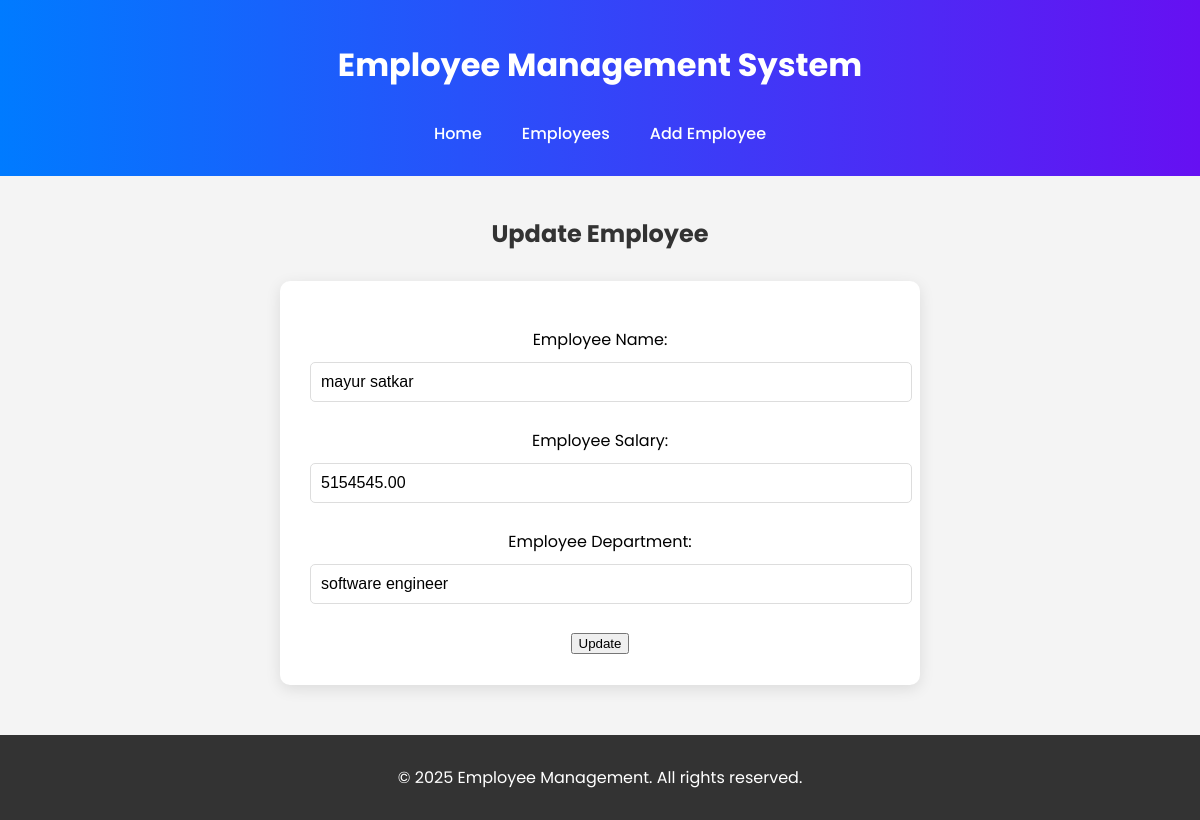
/employees/update/4/, run on the app's committed database.
### testapp/models.py (models this page shows, shortened)
class Employee(models.Model):
    emp_id = models.AutoField(primary_key=True)
    emp_name = models.CharField(max_length=100)
    emp_salary = models.DecimalField(max_digits=10, decimal_places=2)
    emp_department = models.CharField(max_length=100)

### testapp/views.py (the view, shortened to what this page needs)
# urls.py: path('employees/update/<int:pk>/', EmployeeUpdateView.as_view(), name='employee_update'),
class EmployeeUpdateView(TemplateView):
    template_name = 'pages/employee_update.html'
    def get_context_data(self, **kwargs):
        context = super().get_context_data(**kwargs)
        employee_id = self.kwargs.get('pk')
        employee = get_object_or_404(Employee, pk=employee_id)
        context['form'] = EmployeeForm(instance=employee)
        return context

### testapp/forms.py (shortened to what this page needs)
class EmployeeForm(forms.ModelForm):
    class Meta:
        model = Employee
        fields = ['emp_name', 'emp_salary', 'emp_department']
    def __init__(self, *args, **kwargs):
        super().__init__(*args, **kwargs)
        self.fields['emp_name'].widget.attrs.update({'class': 'form-control'})
        self.fields['emp_salary'].widget.attrs.update({'class': 'form-control'})
        self.fields['emp_department'].widget.attrs.update({'class': 'form-control'})
        self.fields['emp_name'].label = "Employee Name"
        self.fields['emp_salary'].label = "Employee Salary"
        self.fields['emp_department'].label = "Employee Department"

### testapp/templates/pages/employee_update.html (shortened to what this page needs)
{% extends 'base.html' %}
{% block content %}
<h2>Update Employee</h2>
<form method="POST">
    {{ form.as_p }}
    <button type="submit">Update</button>
</form>
{% endblock %}

### testapp/static/css/styles.css (style rules this page uses)
body { font-family: 'Poppins', sans-serif; margin: 0; padding: 0; background-color: #f4f4f4; animation: fadeIn 1s ease-in; }
form { width: 50%; margin: 30px auto; background: #fff; padding: 30px; border-radius: 10px; box-shadow: 0px 4px 15px rgba(0, 0, 0, 0.1); animation: fadeIn 1s ease-in; }
input, select, textarea { width: 100%; padding: 10px; margin: 10px 0; border: 1px solid #ddd; border-radius: 5px; font-size: 16px; transition: border-color 0.3s ease; }
h2 { text-align: center; color: #333; font-size: 24px; margin-bottom: 20px; animation: slideUp 0.5s ease-in-out; }

### data on the page
Employee: emp_name "mayur satkar", emp_salary "5154545.00", emp_department "software engineer"
